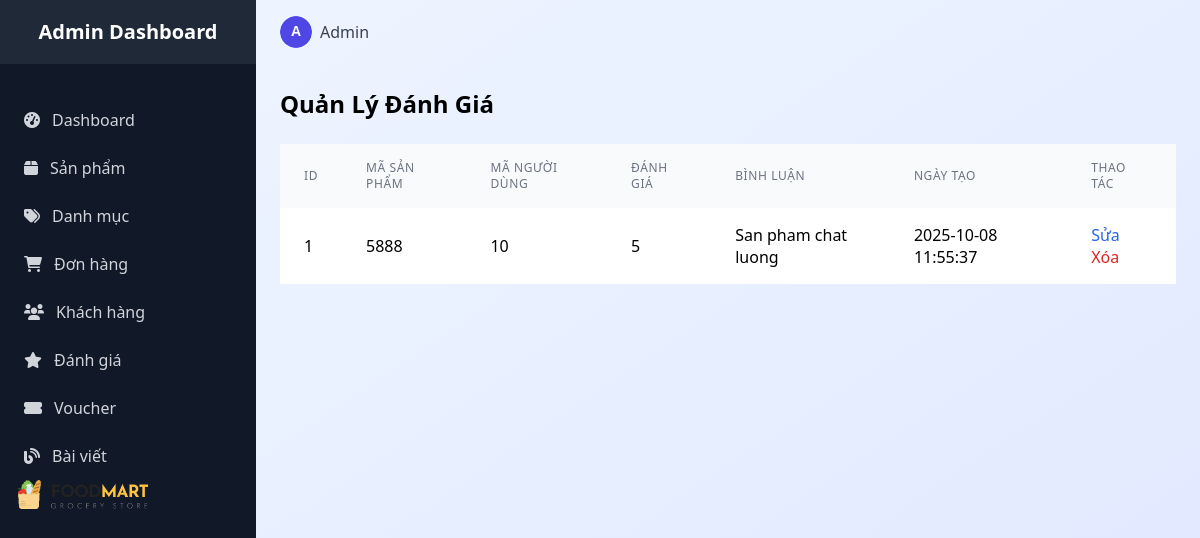
The app's page /admin/admin_review/index (signed in), older data.
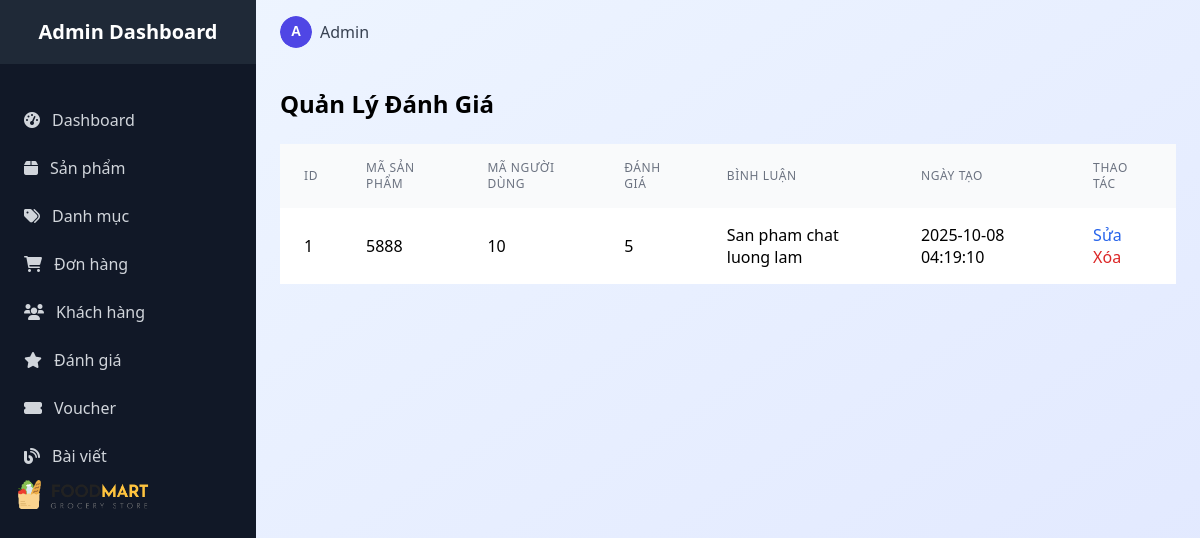
The same page, newer data.
### tables this page shows
CREATE TABLE `reviews` (
  `id` int(11) NOT NULL,
  `product_id` int(11) DEFAULT NULL,
  `user_id` int(11) DEFAULT NULL,
  `rating` tinyint(4) DEFAULT NULL CHECK (`rating` >= 1 and `rating` <= 5),
  `comment` text DEFAULT NULL,
  `created_at` timestamp NOT NULL DEFAULT current_timestamp()
);

### controllers/admin/Admin_reviewController.php (called while the page is built, shortened)
<?php
require_once 'models/ReviewModel.php';
class Admin_reviewController extends Controller {
    private $model;
    public function __construct() {
        $this->model = new ReviewModel();
    }
    public function index() {
        $reviews = $this->model->getAllReviews();
        $data = [
            'reviews' => $reviews,
            'current_time' => date('Y-m-d H:i:s')
        ];
        require_once ROOT . '/views/admin/review/review.php';
    }
}
?>

### index.php (called while the page is built, shortened)
<?php
require_once ROOT . "core" . DIRECTORY_SEPARATOR . "database.php";
$app = new App();

### core/database.php (called while the page is built, shortened)
<?php
class Database {
    public function __construct() {
        $this->conn = new mysqli(DB_HOST, DB_USER, DB_PASS, DB_NAME);
    }
}

### models/ReviewModel.php (called while the page is built, shortened)
<?php
require_once ROOT . "core/database.php";
class ReviewModel extends Database {
    public function getAllReviews() {
        $sql = "SELECT * FROM reviews ORDER BY id ASC";
        $result = $this->conn->query($sql);
        return $result->fetch_all(MYSQLI_ASSOC);
    }
}
?>

### views/admin/review/review.php (the view)
<?php
$reviews = $data['reviews'] ?? [];
?>
<body class="bg-gradient-to-br from-blue-50 to-indigo-100 min-h-screen">
<?php include ROOT . '/views/admin/layouts/sidebar.php'; ?>
    <div class="lg:ml-64">
    <?php include ROOT . '/views/admin/layouts/header.php'; ?>
        <main class="p-6">
            <div class="flex justify-between items-center mb-6">
                <h2 class="text-2xl font-bold">Quản Lý Đánh Giá</h2>
            </div>
            <div class="overflow-x-auto custom-scrollbar">
                <table class="w-full table table-striped">
                    <thead class="bg-gray-50">
                        <tr>
                            <th class="px-6 py-4 text-left text-xs font-medium text-gray-500 uppercase tracking-wider">ID</th>
                            <th class="px-6 py-4 text-left text-xs font-medium text-gray-500 uppercase tracking-wider">Mã sản phẩm</th>
                            <th class="px-6 py-4 text-left text-xs font-medium text-gray-500 uppercase tracking-wider">Mã người dùng</th>
                            <th class="px-6 py-4 text-left text-xs font-medium text-gray-500 uppercase tracking-wider">Đánh giá</th>
                            <th class="px-6 py-4 text-left text-xs font-medium text-gray-500 uppercase tracking-wider">Bình luận</th>
                            <th class="px-6 py-4 text-left text-xs font-medium text-gray-500 uppercase tracking-wider">Ngày tạo</th>
                            <th class="px-6 py-4 text-left text-xs font-medium text-gray-500 uppercase tracking-wider">Thao tác</th>
                        </tr>
                    </thead>
                    <tbody class="bg-white divide-y divide-gray-200">
                        <?php if (empty($reviews)): ?>
                            <tr>
                                <td colspan="7" class="px-6 py-4 text-center text-red-500">Không có đánh giá nào.</td>
                            </tr>
                        <?php else: ?>
                            <?php foreach ($reviews as $review): ?>
                                <tr class="hover:bg-gray-50">
                                    <td class="px-6 py-4"><?php echo htmlspecialchars($review['id'] ?? ''); ?></td>
                                    <td class="px-6 py-4"><?php echo htmlspecialchars($review['product_id'] ?? ''); ?></td>
                                    <td class="px-6 py-4"><?php echo htmlspecialchars($review['user_id'] ?? ''); ?></td>
                                    <td class="px-6 py-4"><?php echo htmlspecialchars($review['rating'] ?? ''); ?></td>
                                    <td class="px-6 py-4"><?php echo htmlspecialchars($review['comment'] ?? ''); ?></td>
                                    <td class="px-6 py-4"><?php echo htmlspecialchars($review['created_at'] ?? ''); ?></td>
                                    <td class="px-6 py-4">
                                        <a href="/FoodMartLab/admin/admin_review/edit/?id=<?php echo $review['id']; ?>" class="text-blue-600 hover:text-blue-800 mr-2">Sửa</a>
                                        <a href="/FoodMartLab/admin/admin_review/delete/?id=<?php echo $review['id']; ?>" class="text-red-600 hover:text-red-800" onclick="return confirm('Bạn có chắc chắn muốn xóa?')">Xóa</a>
                                    </td>
                                </tr>
                            <?php endforeach; ?>
                        <?php endif; ?>
                    </tbody>
                </table>
            </div>
        </main>
    </div>
</body>
</html>

Row changes from the older to the newer data that the page shows:
changed reviews id 1: comment "San pham chat luong" → "San pham chat luong lam"; created_at "2025-10-08 11:55:37" → "2025-10-08 04:19:10"
